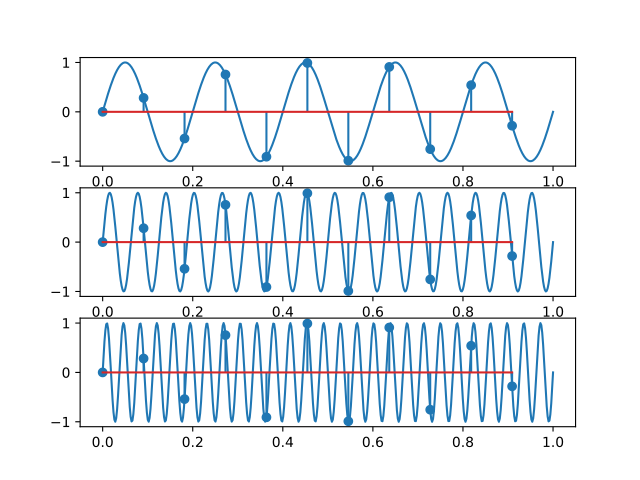

Generate this figure with Python:
import numpy as np
import matplotlib.pyplot as plt

F=5
genf=lambda F:lambda x:np.sin(2*np.pi*x*F)

tens=np.linspace(0,1,500)
ens=np.arange(0,1,1/(2*F+1))
#Nyquist necesita ca f_sampling >= componenta de frecventa maxima, insa exista problema de fase lock
axs,fig=plt.subplots(3)

f=genf(F)
fig[0].plot(tens,f(tens))
fig[0].stem(ens,f(ens))

f=genf(3*F+1)
fig[1].plot(tens,f(tens))
fig[1].stem(ens,f(ens))

f=genf(5*F+2)
fig[2].plot(tens,f(tens))
fig[2].stem(ens,f(ens))

plt.savefig("ex2.pdf")
plt.show()
